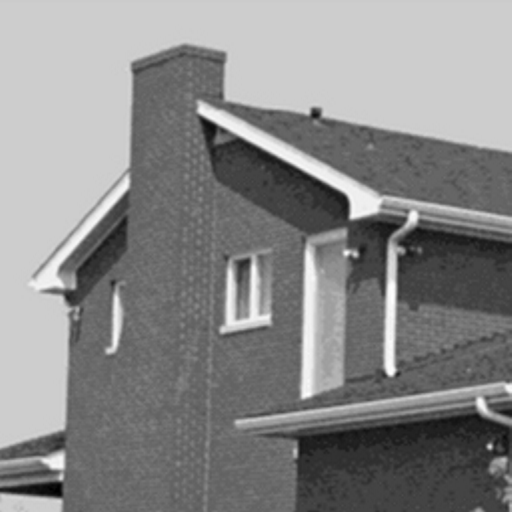
#> input picture img/house.png, 512 x 512 px
$ python Ejercicio1.py   (older library calls are emulated)
#> lines starting #> are read from the running program, lines starting #| are printed output that depends on the picture; after the words box and inside, x2 and y2 are one past the last pixel; in counts of white or black regions, pixels touching at a corner belong together
import numpy as np
import cv2
img=cv2.imread('../img/house.png', 0)
#> img is the input picture: shape (512, 512); min 0, max 254, mean 136.5

cv2.imshow("resultado img", img)
imgblur = cv2.blur(img, (5,5))


sobel_x=cv2.Sobel(imgblur,cv2.CV_64F,1,0)
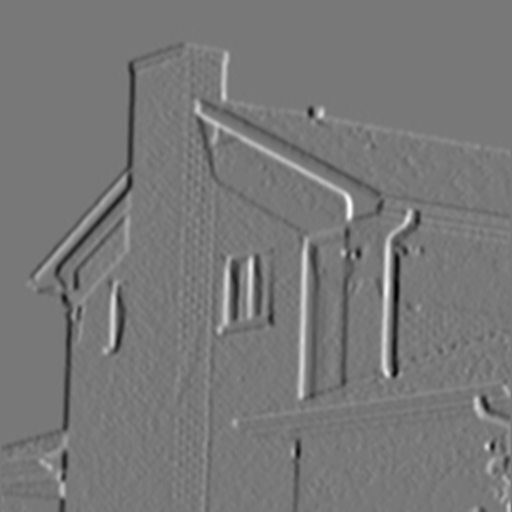
#> sobel_x: shape (512, 512) float64; min -274, max 304, mean -1.1; drawn with min black and max white
sobel_y=cv2.Sobel(imgblur,cv2.CV_64F,0,1)
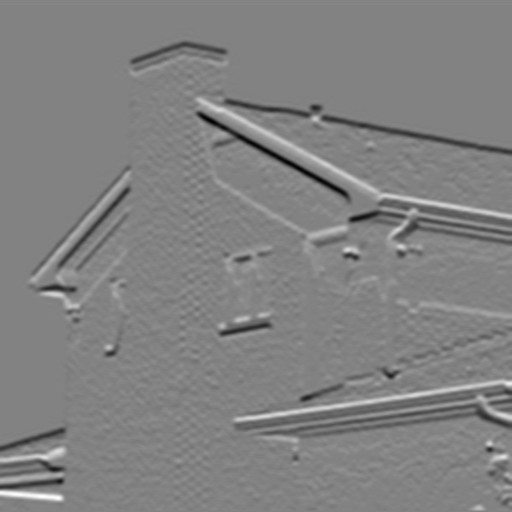
#> sobel_y: shape (512, 512) float64; min -288, max 275, mean -1.6; drawn with min black and max white
 # Utilice la matriz de imagen de tipo int8 sin signo directamente, lo que dará como resultado la pérdida de algunos valores negativos o valores superiores a 255 después de la derivada direccional

cv2.convertScaleAbs(sobel_x)
cv2.convertScaleAbs(sobel_y)

imgW=cv2.addWeighted(sobel_x, 0.5, sobel_y, 0.5, 0)
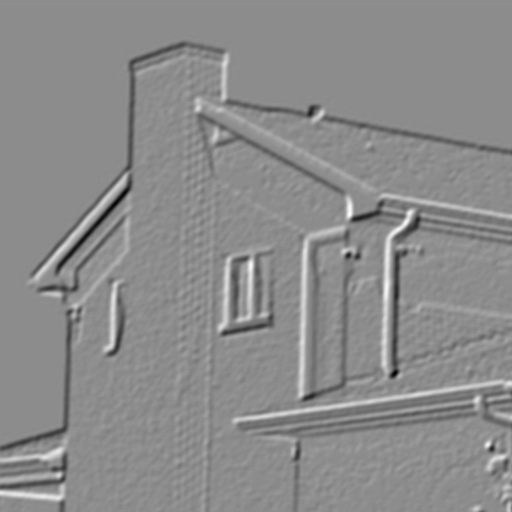
#> imgW: shape (512, 512) float64; min -198, max 161, mean -1.3; drawn with min black and max white

T, imgresult= cv2.threshold(imgW, 50, 255, type=cv2.THRESH_BINARY)
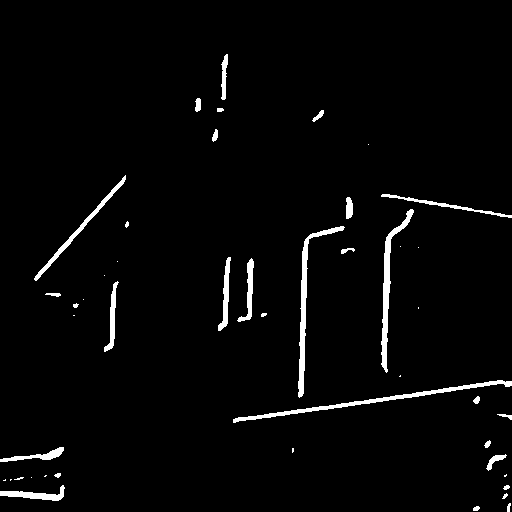
#> imgresult: shape (512, 512) float64; 2.7% white; 46 white regions (19 under 20 px), largest, box (x1, y1, x2, y2) and area: (233, 380, 512, 423) 1127, (298, 226, 345, 398) 1021, (381, 209, 414, 373) 963

canny= cv2.Canny(img,120, 255)
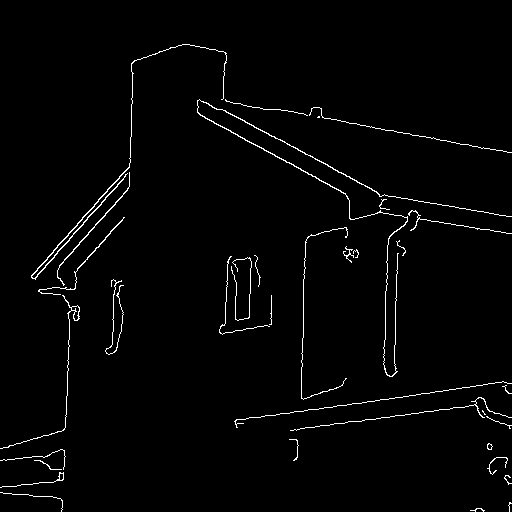
#> canny: shape (512, 512); 1.8% white in thin lines or dots

 # El uso directo de la matriz de imagen de tipo float32 no causará la pérdida de algunos valores de la imagen de salida, sino porque la función cv2.imshow () no admite la salida
 # float32 image, por lo que debe cambiar la imagen de salida a uint8 type a través de cv2.convertScaleAbs ()

cv2.imshow("resultado img", img)
cv2.imshow("resultado gauImage", imgblur)
cv2.imshow("resultado imgresult", imgresult)
cv2.imshow("resultado canny", canny)
cv2.waitKey(0)
